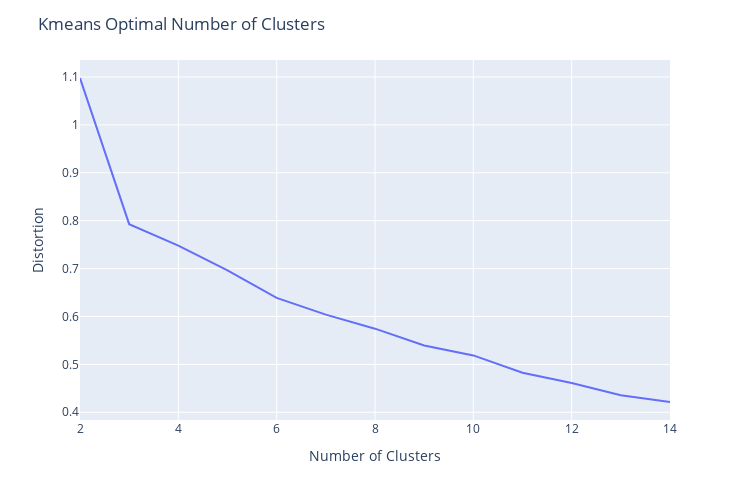

Source (notebook cell):
### Markdown cell above
## Clustering Series

#### There are many different ways to cluster data, and often it can be difficult to find the 'right' number of clusters. Typically plotting in a few ways will yield reasonable information for a 'sniff test'

### Code cell
# Series clustering using 'correlation'
method='correlation'
nlags=None
alpha=None
scale=True
scale_method=None
split_method=None
n_clusters=None # providing a value for n_clusters will force that number of clusters to be used
max_clusters=14 # this needs to be < # series
plot=True

df_w_clusters =  ts.add_cluster_labels(training_multi, 
                                    ts_settings, 
                                    method=method,
                                    scale=scale,
                                    scale_method=scale_method,
                                    alpha=alpha,
                                    nlags=nlags, 
                                    split_method=split_method,
                                    n_clusters=n_clusters, 
                                    max_clusters=max_clusters, 
                                    plot=plot)

### Figure 1 — Plotly figure (JSON) as saved in the notebook; plotly's stock layout.template omitted (floating-point values rounded to 4 significant figures)
{"data": [{"hovertemplate": "x=%{x}<br>y=%{y}<extra></extra>", "legendgroup": "", "line": {"color": "#636efa", "dash": "solid"}, "mode": "lines", "name": "", "orientation": "v", "showlegend": false, "type": "scatter", "x": [2, 3, 4, 5, 6, 7, 8, 9, 10, 11, 12, 13, 14], "xaxis": "x", "y": [1.098, 0.7927, 0.7478, 0.6964, 0.6389, 0.6038, 0.5746, 0.5394, 0.5188, 0.4827, 0.4612, 0.4357, 0.4215], "yaxis": "y"}], "layout": {"height": 500, "legend": {"tracegroupgap": 0}, "margin": {"t": 60}, "title": {"text": "Kmeans Optimal Number of Clusters"}, "width": 750, "xaxis": {"anchor": "y", "domain": [0, 1], "range": [2, 14], "title": {"text": "Number of Clusters"}, "type": "linear"}, "yaxis": {"anchor": "x", "autorange": true, "domain": [0, 1], "range": [0.3839, 1.135], "title": {"text": "Distortion"}, "type": "linear"}}}
